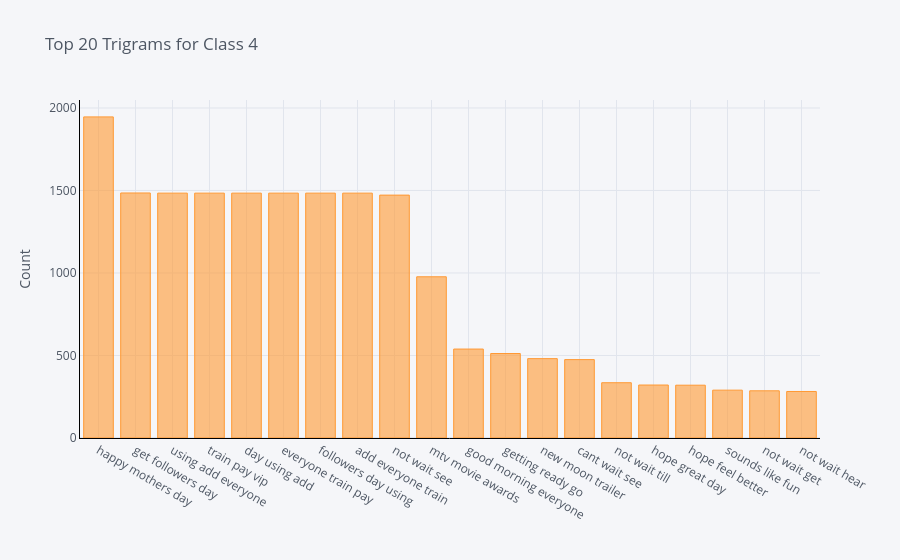

The cell this chart's notebook holds for it:
### Code cell
configure_plotly_browser_state()
df6.groupby('Tweet').sum()['Count'].sort_values(ascending=False).iplot(kind='bar', yTitle='Count', linecolor='black', title='Top 20 Trigrams for Class 4')

### Figure 1 — Plotly figure (JSON) as saved in the notebook; plotly's stock layout.template omitted (floating-point values rounded to 4 significant figures)
{"data": [{"marker": {"color": "rgba(255, 153, 51, 0.6)", "line": {"color": "rgba(255, 153, 51, 1.0)", "width": 1}}, "name": "Count", "orientation": "v", "text": "", "type": "bar", "x": ["happy mothers day", "get followers day", "using add everyone", "train pay vip", "day using add", "everyone train pay", "followers day using", "add everyone train", "not wait see", "mtv movie awards", "good morning everyone", "getting ready go", "new moon trailer", "cant wait see", "not wait till", "hope great day", "hope feel better", "sounds like fun", "not wait get", "not wait hear"], "y": [1946, 1485, 1484, 1484, 1484, 1484, 1484, 1484, 1472, 977, 539, 512, 481, 475, 335, 321, 320, 290, 286, 282]}], "layout": {"legend": {"bgcolor": "#F5F6F9", "font": {"color": "#4D5663"}}, "paper_bgcolor": "#F5F6F9", "plot_bgcolor": "#F5F6F9", "title": {"font": {"color": "#4D5663"}, "text": "Top 20 Trigrams for Class 4"}, "xaxis": {"gridcolor": "#E1E5ED", "linecolor": "black", "showgrid": true, "tickfont": {"color": "#4D5663"}, "title": {"font": {"color": "#4D5663"}, "text": ""}, "zerolinecolor": "#E1E5ED"}, "yaxis": {"gridcolor": "#E1E5ED", "linecolor": "black", "showgrid": true, "tickfont": {"color": "#4D5663"}, "title": {"font": {"color": "#4D5663"}, "text": "Count"}, "zerolinecolor": "#E1E5ED"}}}
